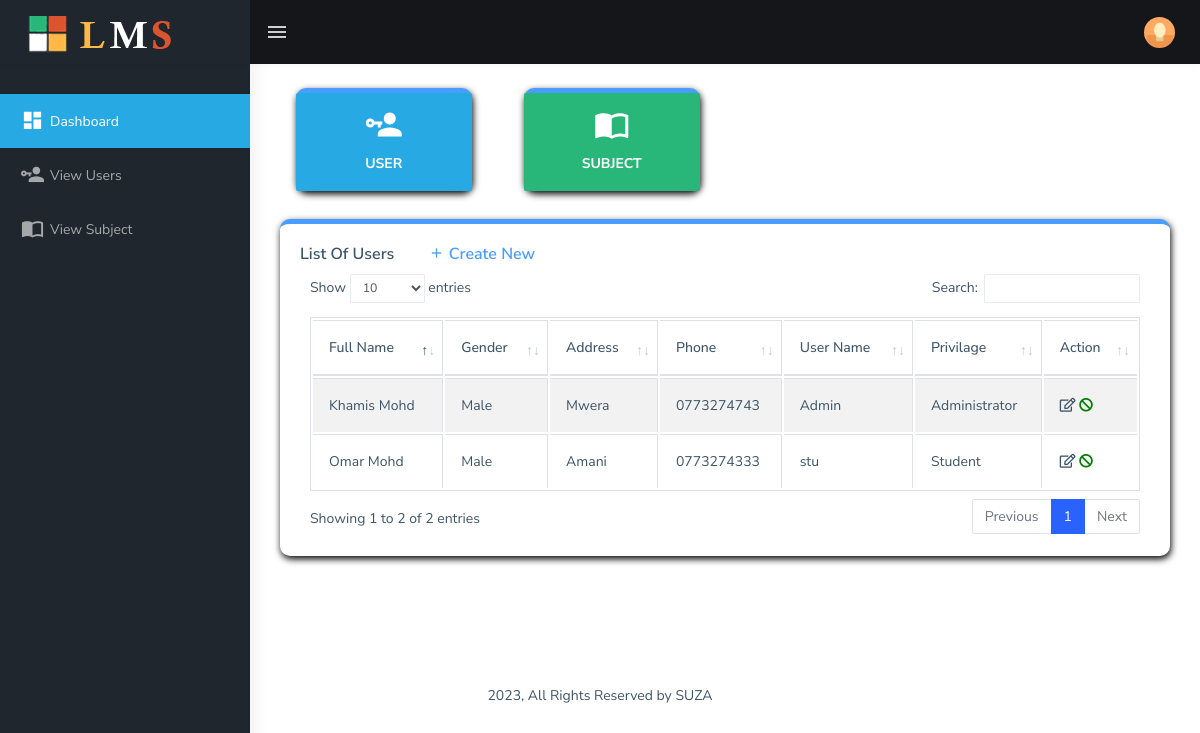
The app's page /AdminDashboard.php (signed in) with its own data.
### tables this page shows
CREATE TABLE `tbl_user` (
  `UserID` int(11) NOT NULL,
  `FName` varchar(50) NOT NULL,
  `LName` varchar(100) DEFAULT NULL,
  `Gender` varchar(100) DEFAULT NULL,
  `Address` varchar(100) DEFAULT NULL,
  `Phone` varchar(50) DEFAULT NULL,
  `UserName` varchar(50) NOT NULL,
  `Password` varchar(100) NOT NULL,
  `Privilage` varchar(50) NOT NULL,
  `Status` varchar(30) NOT NULL
);

### Functionality/classes.php (the view, shortened to what this page needs)
<?php
include 'connect.php';
class STMS
{
	function ViewUser(){
		global $conn;
		$sql = "SELECT * FROM tbl_user";
		$result = $conn->query($sql);
		if($result->num_rows > 0){
			while($row = $result->fetch_assoc()){
				echo"
					<tr>
						<td>{$row['FName']} {$row['LName']}</td>
						<td>{$row['Gender']}</td>
						<td>{$row['Address']}</td>
						<td>{$row['Phone']}</td>
						<td>{$row['UserName']}</td>
						<td>{$row['Privilage']}</td>
						<td><a data-toggle='modal' data-target='#ModalEditUser".$row['UserID']."' data-toggle='tooltip' data-placement='top' title='Edit'>
                                         <i class='far fa-edit'></i></a>";
							if($row['Status'] == 'Active'){
		                   		 echo "<a data-toggle='modal' data-target='#ModalAccessDeactive".$row['UserID']."' data-toggle='tooltip' data-placement='top' title='Active' style='color:Green'>
                                         <i class='fas fa-ban'></i></a>";
		                    	}
						echo "</td>";
					echo "</tr>";
					echo "
						<div class='modal fade in' id='ModalEditUser".$row['UserID']."' tabindex='-1' role='dialog'>
                                <input  type='hidden' name='UserID' value='".$row['UserID']."'>
                                            <input type='text' class='form-control' name='FName' value='".$row['FName']."' required placeholder='First Name Here'>
                                            <input type='text' class='form-control' name='LName' value='".$row['LName']."' required placeholder='Last Name Here'>
                                            <input type='text' class='form-control' name='Address' value='".$row['Address']."' required placeholder='Address Here'>
                                            <input type='text' class='form-control' name='Phone' value='".$row['Phone']."' required placeholder='Phone Here'>
                                            <input type='text' class='form-control' name='UserName' value='".$row['UserName']."' required placeholder='User Name Here'>
                                                <option value='".$row['Privilage']."'>".$row['Privilage']."</option>
                                                <option value='".$row['Status']."'>".$row['Status']."</option>
				                </div>
			                </div>
			                <div class='modal fade' id='ModalAccessDeactive".$row['UserID']."' tabindex='-1'>
		                                            <input type='hidden' name='UserID' class='form-control' value='".$row['UserID']."'>
		                    </div>
		                    <div class='modal fade' id='ModalAccessActive".$row['UserID']."' tabindex='-1'>
		                                            <input type='hidden' name='UserID' class='form-control' value='".$row['UserID']."'>
		                    </div>";
			}
		}
	}
}
?>

### AdminDashboard.php (shortened to what this page needs)
<?php
    $call = new STMS();
?>
<!DOCTYPE html>
<html dir="ltr" lang="en">
<head>
    <link href="assets/extra-libs/calendar/calendar.css" rel="stylesheet" />
    <link href="assets/libs/datatables.net-bs4/css/dataTables.bootstrap4.css" rel="stylesheet">
    <link href="dist/css/style.min.css" rel="stylesheet">
</head>
<body>
    <div id="main-wrapper">
        <header class="topbar" data-navbarbg="skin5">
            <?php include 'Header.php';?>
        </header>
        <aside class="left-sidebar" data-sidebarbg="skin5">
            <div class="scroll-sidebar">
                <?php include 'Sidebar.php';?>
            </div>
        </aside>
        <div class="page-wrapper">
            <div class="container-fluid">
                <div class="row">
                    <?php
                    if($_SESSION['Privl'] == "Administrator"){
                    ?>
                    <div class="col-md-6 col-lg-3">
                            <a  class="nav-link waves-effect waves-dark A" href="ViewUser.php">
                                <div class="card card-hover">
                                    <div class="box bg-cyan text-center">
                                        <h1 class="font-light text-white"><i class="mdi mdi-account-key"></i></h1>
                                        <h6 class="text-white">USER</h6>
                                    </div>
                                </div>
                            </a>
                    </div>
                    <div class="col-md-6 col-lg-3">
                            <a  class="nav-link waves-effect waves-dark A"  href="ViewSubject.php">
                                <div class="card card-hover">
                                    <div class="box bg-success text-center">
                                        <h1 class="font-light text-white"><i class="mdi mdi-book-open-variant"></i></h1>
                                        <h6 class="text-white">SUBJECT</h6>
                                    </div>
                                </div>
                            </a>
                    </div>
                    <?php
                        }
                    ?>
                </div>
                <div class="row">
                    <div class="col-12">
                        <div class="card">
                            <div class="card-body">
                                <?php
                                if($_SESSION['Privl'] == "Administrator"){
                                ?>
                                <h5 class="card-title">List Of Users <a data-toggle='modal' data-target='#ModalAddUser' data-toggle='tooltip' data-placement='top' title='Add new user'><span style="margin-left:30px;color:#499dff"><i class="mdi mdi-plus"></i> Create New</span>
                                         </a></h5>
                                <?php
                                    }else{
                                ?>
                                <h5 class="card-title">List Of Subject</h5>
                                <?php
                                    }
                                ?>
                                <div class="table-responsive">
                                    <table id="zero_config" class="table table-striped table-bordered">
                                        <?php
                                            if($_SESSION['Privl'] != "Student"){
                                            ?>
                                        <thead>
                                            <tr>
                                                <th>Full Name</th>
                                                <th>Gender</th>
                                                <th>Address</th>
                                                <th>Phone</th>
                                                <th>User Name</th>
                                                <th>Privilage</th>
                                                <th>Action</th>
                                            </tr>
                                        </thead>
                                        <tbody>
                                            <?php $call->ViewUser();?>
                                        <?php
                                            }
                                        ?>
                                </div>
                            </div>
                        </div>
                    </div>
                </div>
            </div>
            <footer class="footer text-center">
                <?php include 'footer.php';?>
            </footer>
</body>
</html>

### Header.php (shortened to what this page needs)
<nav class="navbar top-navbar navbar-expand-md navbar-dark">
                <div class="navbar-header" data-logobg="skin5">
                    <a class="navbar-brand" href="AdminDashboard.php">
                        <b class="logo-icon p-l-10">
                            <img src="assets/images/logo.png" alt="homepage" class="light-logo" />
                        </b>
                    </a>
                </div>
                <div class="navbar-collapse collapse" id="navbarSupportedContent" data-navbarbg="skin5">
                    <ul class="navbar-nav float-left mr-auto">
                        <li class="nav-item d-none d-md-block"><a class="nav-link sidebartoggler waves-effect waves-light" href="javascript:void(0)" data-sidebartype="mini-sidebar"><i class="mdi mdi-menu font-24"></i></a></li>
                    </ul>
                    <ul class="navbar-nav float-right">
                        <li class="nav-item dropdown">
                            <a class="nav-link dropdown-toggle text-muted waves-effect waves-dark pro-pic" href="" data-toggle="dropdown" aria-haspopup="true" aria-expanded="false"><img src="assets/images/users/1.jpg" alt="user" class="rounded-circle" width="31"></a>
                        </li>
                    </ul>
                </div>
            </nav>

### Sidebar.php
<nav class="sidebar-nav">
    <ul id="sidebarnav" class="p-t-30">
        <li class="sidebar-item"> <a class="sidebar-link waves-effect waves-dark sidebar-link" href="AdminDashboard.php" aria-expanded="false"><i class="mdi mdi-view-dashboard"></i><span class="hide-menu">Dashboard</span></a></li>
        <?php
            if($_SESSION['Privl'] == "Student"){
        ?>
        <li class="sidebar-item"> <a class="sidebar-link waves-effect waves-dark sidebar-link" href="ViewSubject.php" aria-expanded="false"><i class="mdi mdi-book-open-variant"></i><span class="hide-menu">View Subject</span></a></li>
        <?php
            }else{
        ?>
        <li class="sidebar-item"> <a class="sidebar-link waves-effect waves-dark sidebar-link" href="ViewUser.php" aria-expanded="false"><i class="mdi mdi-account-key"></i><span class="hide-menu">View Users</span></a></li>
        <li class="sidebar-item"> <a class="sidebar-link waves-effect waves-dark sidebar-link" href="ViewSubject.php" aria-expanded="false"><i class="mdi mdi-book-open-variant"></i><span class="hide-menu">View Subject</span></a></li>
    </ul>
</nav>
<?php
    }
?>

### footer.php
<?php echo Date("Y");?>, All Rights Reserved by SUZA

### AdminDashboard.php (style rules this page uses)
.A { width:100% }

### records on screen
tbl_user: FName "Khamis", LName "Mohd", Gender "Male", Address "Mwera", Phone "0773274743", UserName "Admin", Privilage "Administrator"
tbl_user: FName "Omar", LName "Mohd", Gender "Male", Address "Amani", Phone "0773274333", UserName "stu", Privilage "Student"

### other values on screen
Date("Y") "2023"
